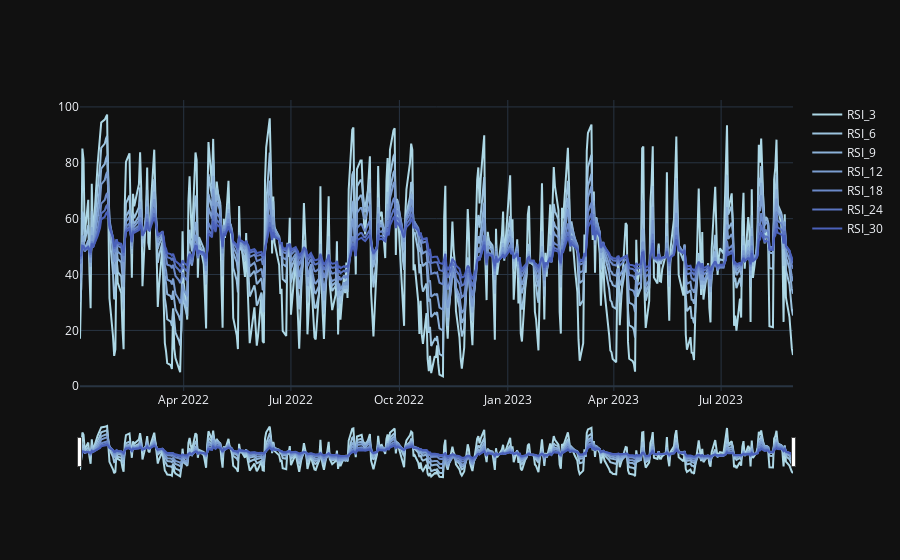

Notebook source saved alongside this figure:
### Code cell
viz_df_6 = OHLC_df.copy(deep=True)
viz_df_6 = viz_df_6.merge(rsi_indicators_df, on='Date', how='left')
viz_df_6 = viz_df_6[viz_df_6['Date'] >= '2022-01-01']    
                       
traces = [      go.Scatter(x=viz_df_6['Date'], y=viz_df_6['RSI_3'],  line=dict(color='#ADD8E6', width=2), name='RSI_3'),
                go.Scatter(x=viz_df_6['Date'], y=viz_df_6['RSI_6'],  line=dict(color='#9CC4DF', width=2), name='RSI_6'),
                go.Scatter(x=viz_df_6['Date'], y=viz_df_6['RSI_9'],  line=dict(color='#8CB1D8', width=2), name='RSI_9'),
                go.Scatter(x=viz_df_6['Date'], y=viz_df_6['RSI_12'], line=dict(color='#7B9DD0', width=2), name='RSI_12'),
                go.Scatter(x=viz_df_6['Date'], y=viz_df_6['RSI_18'], line=dict(color='#6B89C9', width=2), name='RSI_18'),
                go.Scatter(x=viz_df_6['Date'], y=viz_df_6['RSI_24'], line=dict(color='#5B75C1', width=2), name='RSI_24'),
                go.Scatter(x=viz_df_6['Date'], y=viz_df_6['RSI_30'], line=dict(color='#4B61BA', width=2), name='RSI_30')]

fig = go.Figure(data=traces)
fig.update_layout(xaxis_rangeslider_visible=True)
fig.show()

### Figure 1 — Plotly figure (JSON) as saved in the notebook; plotly's stock layout.template omitted (floating-point values rounded to 4 significant figures; data arrays with more than 128 entries replaced by an {"elided": "..."} marker saying what was removed)
{"data": [{"line": {"color": "#ADD8E6", "width": 2}, "name": "RSI_3", "type": "scatter", "x": {"elided": "418 str values"}, "y": {"elided": "418 float values"}}, {"line": {"color": "#9CC4DF", "width": 2}, "name": "RSI_6", "type": "scatter", "x": {"elided": "418 str values"}, "y": {"elided": "418 float values"}}, {"line": {"color": "#8CB1D8", "width": 2}, "name": "RSI_9", "type": "scatter", "x": {"elided": "418 str values"}, "y": {"elided": "418 float values"}}, {"line": {"color": "#7B9DD0", "width": 2}, "name": "RSI_12", "type": "scatter", "x": {"elided": "418 str values"}, "y": {"elided": "418 float values"}}, {"line": {"color": "#6B89C9", "width": 2}, "name": "RSI_18", "type": "scatter", "x": {"elided": "418 str values"}, "y": {"elided": "418 float values"}}, {"line": {"color": "#5B75C1", "width": 2}, "name": "RSI_24", "type": "scatter", "x": {"elided": "418 str values"}, "y": {"elided": "418 float values"}}, {"line": {"color": "#4B61BA", "width": 2}, "name": "RSI_30", "type": "scatter", "x": {"elided": "418 str values"}, "y": {"elided": "418 float values"}}], "layout": {"xaxis": {"rangeslider": {"visible": true}}}}
